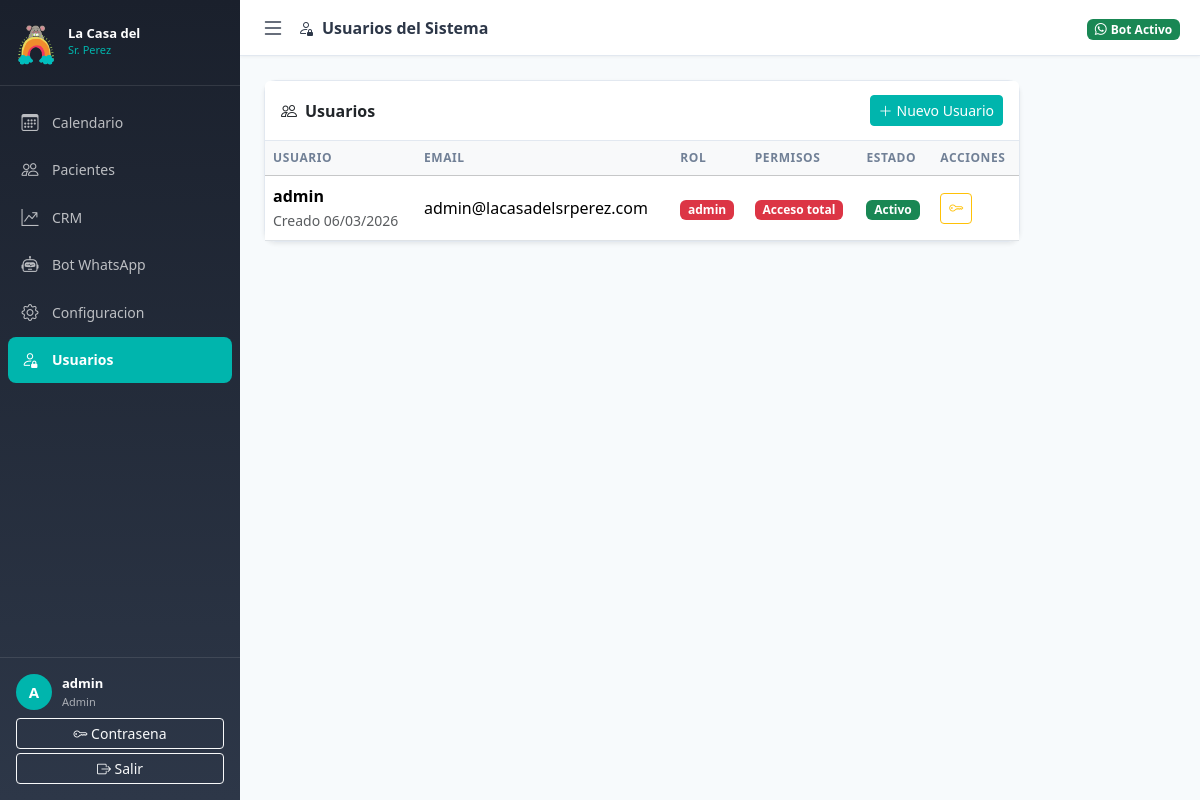
Page /admin/usuarios (signed in) on the committed database.
### models.py (models this page shows, shortened)
class User(UserMixin, db.Model):
    __tablename__ = 'users'
    id = db.Column(db.Integer, primary_key=True)
    username = db.Column(db.String(80), unique=True, nullable=False)
    email = db.Column(db.String(120), unique=True, nullable=False)
    password_hash = db.Column(db.String(255), nullable=False)
    rol = db.Column(db.Enum(RolUsuario), nullable=False, default=RolUsuario.recepcionista)
    activo = db.Column(db.Boolean, default=True)
    permisos = db.Column(db.JSON, default=list)
    created_at = db.Column(db.DateTime, default=datetime.utcnow)
    def is_admin(self):
        return self.rol == RolUsuario.admin
    def tiene_permiso(self, permiso):
        if self.is_admin():
            return True
        return permiso in (self.permisos or [])

### routes/auth.py (the view)
@auth_bp.route('/admin/usuarios')
@login_required
def admin_usuarios():
    if not current_user.is_admin():
        flash('No tienes permisos para esta seccion.', 'danger')
        return redirect(url_for('main.dashboard'))
    usuarios = User.query.order_by(User.created_at.desc()).all()
    return render_template('auth/usuarios.html', usuarios=usuarios,
                           permisos_disponibles=PERMISOS_DISPONIBLES)

### app.py (called while the page is built)
def _init_extensions(app):
    from extensions import db, migrate, login_manager, csrf, limiter, cache, mail
    db.init_app(app)
    migrate.init_app(app, db)
    csrf.init_app(app)
    limiter.init_app(app)
    cache.init_app(app)
    mail.init_app(app)
    login_manager.init_app(app)
    login_manager.login_view = 'auth.login'
    login_manager.login_message = 'Debes iniciar sesion para acceder.'
    login_manager.login_message_category = 'warning'
    @login_manager.user_loader
    def load_user(user_id):
        from models import User
        return User.query.get(int(user_id))
    with app.app_context():
        import models  # noqa: F401 — registers all models with SQLAlchemy metadata
        db.create_all()
        _seed_initial_data()

### templates/auth/usuarios.html (shortened to what this page needs)
{% extends 'base.html' %}
{% block page_title %}<i class="bi bi-person-lock me-2"></i>Usuarios del Sistema{% endblock %}
{% block content %}
<div class="container-fluid p-4">
  <div class="row">
    <div class="col-lg-10">
      <div class="card shadow-sm">
        <div class="card-header d-flex justify-content-between align-items-center">
          <span><i class="bi bi-people me-2"></i>Usuarios</span>
          <button class="btn btn-primary btn-sm" data-bs-toggle="modal" data-bs-target="#modalNuevoUsuario">
            <i class="bi bi-plus-lg me-1"></i>Nuevo Usuario
          </button>
        </div>
        <div class="card-body p-0">
          <table class="table table-hover mb-0">
            <thead class="table-light">
              <tr>
                <th>Usuario</th><th>Email</th><th>Rol</th><th>Permisos</th><th>Estado</th><th>Acciones</th>
              </tr>
            </thead>
            <tbody>
              {% for u in usuarios %}
              <tr>
                <td>
                  <div class="fw-semibold">{{ u.username }}</div>
                  <small class="text-muted">Creado {{ u.created_at.strftime('%d/%m/%Y') }}</small>
                </td>
                <td>{{ u.email }}</td>
                <td>
                  <span class="badge bg-{{ 'danger' if u.is_admin() else 'info' }}">
                    {{ u.rol.value }}
                  </span>
                </td>
                <td>
                  {% if u.is_admin() %}
                    <span class="badge bg-danger">Acceso total</span>
                  {% else %}
                    {% for p in (u.permisos or []) %}
                      <span class="badge bg-secondary me-1">{{ permisos_disponibles.get(p, p) }}</span>
                    {% else %}
                      <span class="text-muted small">Sin permisos</span>
                    {% endfor %}
                  {% endif %}
                </td>
                <td>
                  <span class="badge bg-{{ 'success' if u.activo else 'secondary' }}">
                    {{ 'Activo' if u.activo else 'Inactivo' }}
                  </span>
                </td>
                <td>
                  <button class="btn btn-sm btn-outline-warning" data-bs-toggle="modal"
                          data-bs-target="#modalResetPassword{{ u.id }}" title="Cambiar contrasena">
                    <i class="bi bi-key"></i>
                  </button>
                </td>
              </tr>
              {% endfor %}
            </tbody>
          </table>
        </div>
      </div>
    </div>
  </div>
</div>
{% endblock %}

### templates/base.html (shortened to what this page needs)
<!DOCTYPE html>
<html lang="es">
<head>
  <link href="https://cdn.jsdelivr.net/npm/bootstrap@5.3.3/dist/css/bootstrap.min.css" rel="stylesheet">
  <link href="https://cdn.jsdelivr.net/npm/bootstrap-icons@1.11.3/font/bootstrap-icons.min.css" rel="stylesheet">
  <link rel="stylesheet" href="{{ url_for('static', filename='css/main.css') }}">
</head>
<body>
{% if current_user.is_authenticated %}
<nav id="sidebar" class="sidebar d-flex flex-column">
  <div class="sidebar-brand">
    <div class="brand-icon"><img src="{{ url_for('static', filename='imagenes/logo.png') }}" alt="La Casa del Sr. Perez" style="width:40px;height:40px;object-fit:contain;border-radius:8px;"></div>
    <div class="brand-text">
      <span class="brand-name">La Casa del</span>
      <span class="brand-sub">Sr. Perez</span>
    </div>
  </div>
  <ul class="sidebar-nav flex-grow-1">
    {% if current_user.tiene_permiso('calendario') %}
    <li>
      <a href="{{ url_for('main.dashboard') }}"
         class="sidebar-link {% if request.endpoint == 'main.dashboard' %}active{% endif %}">
        <i class="bi bi-calendar3"></i><span>Calendario</span>
      </a>
    </li>
    {% endif %}
    {% if current_user.tiene_permiso('pacientes') %}
    <li>
      <a href="{{ url_for('main.pacientes') }}"
         class="sidebar-link {% if request.endpoint == 'main.pacientes' %}active{% endif %}">
        <i class="bi bi-people"></i><span>Pacientes</span>
      </a>
    </li>
    {% endif %}
    {% if current_user.tiene_permiso('crm') %}
    <li>
      <a href="{{ url_for('main.crm') }}"
         class="sidebar-link {% if request.endpoint == 'main.crm' %}active{% endif %}">
        <i class="bi bi-graph-up-arrow"></i><span>CRM</span>
      </a>
    </li>
    {% endif %}
    {% if current_user.tiene_permiso('bot') %}
    <li>
      <a href="{{ url_for('main.bot_monitor') }}"
         class="sidebar-link {% if request.endpoint == 'main.bot_monitor' %}active{% endif %}">
        <i class="bi bi-robot"></i><span>Bot WhatsApp</span>
      </a>
    </li>
    {% endif %}
    {% if current_user.is_admin() %}
    <li>
      <a href="{{ url_for('main.configuracion') }}"
         class="sidebar-link {% if request.endpoint == 'main.configuracion' %}active{% endif %}">
        <i class="bi bi-gear"></i><span>Configuracion</span>
      </a>
    </li>
    <li>
      <a href="{{ url_for('auth.admin_usuarios') }}"
         class="sidebar-link {% if request.endpoint == 'auth.admin_usuarios' %}active{% endif %}">
        <i class="bi bi-person-lock"></i><span>Usuarios</span>
      </a>
    </li>
    {% endif %}
  </ul>
  <div class="sidebar-user">
    <div class="user-info">
      <div class="user-avatar">{{ current_user.username[0].upper() }}</div>
      <div>
        <div class="user-name">{{ current_user.username }}</div>
        <div class="user-role">{{ current_user.rol.value }}</div>
      </div>
    </div>
    <div class="user-actions mt-2">
      <a href="{{ url_for('auth.cambiar_password') }}" class="btn btn-sm btn-outline-light w-100 mb-1">
        <i class="bi bi-key"></i> Contrasena
      </a>
      <a href="{{ url_for('auth.logout') }}" class="btn btn-sm btn-outline-light w-100">
        <i class="bi bi-box-arrow-right"></i> Salir
      </a>
    </div>
  </div>
</nav>
<div id="main-content" class="main-content">
  <div class="topbar">
    <button class="sidebar-toggle btn btn-link p-0" id="sidebarToggle">
      <i class="bi bi-list fs-4"></i>
    </button>
    <div class="topbar-title">{% block page_title %}{% endblock %}</div>
    <div class="topbar-right">
      <span class="badge bg-success"><i class="bi bi-whatsapp me-1"></i>Bot Activo</span>
    </div>
  </div>
  <div class="page-content">
    {% block content %}{% endblock %}
  </div>
</div>
{% else %}
  {% block auth_content %}{% endblock %}
{% endif %}
</body>
</html>

### static/css/main.css (style rules this page uses)
:root { --primary: #00B5AD; --primary-dk: #008C86; --green: #72B843; --yellow: #F5DC57; --orange: #F2853D; --pink: #E84375; --sidebar-w: 240px; --topbar-h: 56px; --text: #2d3748; --muted: #718096; --border: #e2e8f0; --bg: #f7fafc; }
* { box-sizing: border-box; margin: 0; padding: 0; }
body { font-family: 'Segoe UI', system-ui, sans-serif; color: var(--text); background: var(--bg); overflow-x: hidden; }
.sidebar { position: fixed; top: 0; left: 0; height: 100vh; width: var(--sidebar-w); background: linear-gradient(180deg, #1a202c 0%, #2d3748 100%); color: #fff; z-index: 1000; transition: all .3s ease; overflow: hidden; }
.sidebar-brand { display: flex; align-items: center; gap: 12px; padding: 20px 16px; border-bottom: 1px solid rgba(255,255,255,.1); }
.brand-icon { font-size: 28px; color: var(--primary); flex-shrink: 0; }
.brand-text { display: flex; flex-direction: column; }
.brand-name { font-size: 13px; font-weight: 700; color: #fff; line-height: 1.2; }
.brand-sub { font-size: 11px; color: var(--primary); }
.sidebar-nav { list-style: none; padding: 12px 0; }
.sidebar-nav li { margin: 2px 8px; }
.sidebar-link { display: flex; align-items: center; gap: 12px; padding: 10px 12px; border-radius: 8px; color: rgba(255,255,255,.7); text-decoration: none; font-size: 14px; transition: all .2s; }
.sidebar-link.active { background: var(--primary); color: #fff; font-weight: 600; }
.sidebar-link i { font-size: 17px; flex-shrink: 0; width: 20px; text-align: center; }
.sidebar-user { padding: 16px; border-top: 1px solid rgba(255,255,255,.1); }
.user-info { display: flex; align-items: center; gap: 10px; margin-bottom: 4px; }
.user-avatar { width: 36px; height: 36px; border-radius: 50%; background: var(--primary); display: flex; align-items: center; justify-content: center; font-weight: 700; font-size: 15px; flex-shrink: 0; }
.user-name { font-size: 13px; font-weight: 600; color: #fff; }
.user-role { font-size: 11px; color: rgba(255,255,255,.6); text-transform: capitalize; }
.main-content { margin-left: var(--sidebar-w); min-height: 100vh; transition: margin-left .3s ease; display: flex; flex-direction: column; }
.topbar { height: var(--topbar-h); background: #fff; border-bottom: 1px solid var(--border); display: flex; align-items: center; padding: 0 20px; gap: 12px; position: sticky; top: 0; z-index: 900; box-shadow: 0 1px 3px rgba(0,0,0,.05); }
.topbar-title { font-size: 16px; font-weight: 600; flex-grow: 1; }
.sidebar-toggle { color: var(--text) !important; }
.page-content { padding: 0; flex-grow: 1; }
.card { border: 1px solid var(--border); border-radius: 12px; }
.card-header { background: #fff; border-bottom: 1px solid var(--border); font-weight: 600; padding: 14px 16px; }
.btn-primary { background: var(--primary); border-color: var(--primary); }
.table th { font-size: 12px; text-transform: uppercase; letter-spacing: .05em; color: var(--muted); }
.table td { vertical-align: middle; }

### rows in the picture
User: username "A", username "admin", rol.value "Admin", created_at "06/03/2026", email "admin@lacasadelsrperez.com", rol.value "admin", shows "Acceso total", activo "Activo"
